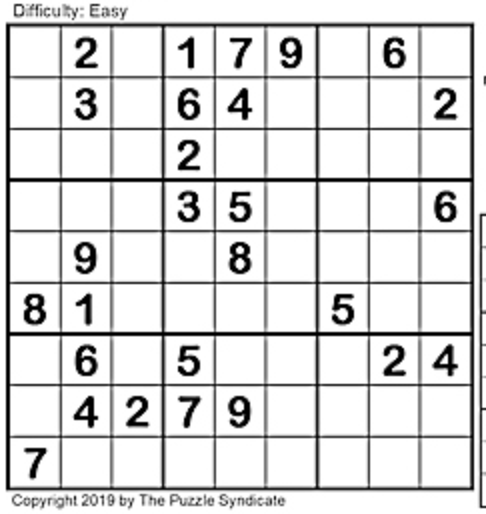
#> input picture images/sudoku_puzzle2.png, 486 x 514 px
$ python -i puzzle.py   (imports and definitions only)
#> lines starting #> are read from the running program, lines starting #| are printed output that depends on the picture; after the words box and inside, x2 and y2 are one past the last pixel; in counts of white or black regions, pixels touching at a corner belong together
#> further down, picture is the input picture: shape (514, 486, 3); mean B, G, R 218.9, 218.9, 218.9
### transform.py
import numpy as np
import cv2

def order_points(pts):
    # pts is a set of 4 points given. With these points we have to
    # figure the respective corners of a rectangle.
    # The name of the points do not matter but they must maintain
    # a consistnet order.
    # Lets try to go with top left, top right, bottom right and bottom left
    rect = np.zeros((4,2), dtype="float32")

    # We find sum in every row, so the sum of x + y for every point. The lowest sum must be diagnol to the highest sum
    # We then find the diff in every row, so x - y for every point. The lowest diff be diagnol to the highest diff

    sums = pts.sum(axis=1)
    diff = np.diff(pts, axis = 1)

    # Points at 0 and 2 will be diagonal
    rect[0] = pts[np.argmin(sums)]
    rect[2] = pts[np.argmax(sums)]

    # Points at 1 and 3 will be diagonal
    rect[1] = pts[np.argmin(diff)]
    rect[3] = pts[np.argmax(diff)]

    return rect


def four_point_transform(image, pts):
    # We have 4 points, we return the transform
    rect = order_points(pts)
    (tl, tr, bl, br) = rect

    width1 = np.sqrt((tr[0] - tl[0]) ** 2 + (tr[1] - tl[1]) ** 2)
    width2 = np.sqrt((br[0] - bl[0]) ** 2 + (br[1] - bl[1]) ** 2)
    max_width = max(int(width1), int(width2))

    height1 = np.sqrt((tr[0] - br[0]) ** 2 + (tr[1] - br[1]) ** 2)
    height2 = np.sqrt((tl[0] - bl[0]) ** 2 + (tl[1] - bl[1]) ** 2)
    max_height = max(int(height1), int(height2))

    dst = np.array([[0, 0], [max_width - 1, 0], [max_width - 1, max_height - 1], [0, max_height - 1]], dtype = "float32")

    # compute the perspective transform matrix and then apply it
    M = cv2.getPerspectiveTransform(rect, dst)
    warped = cv2.warpPerspective(image, M, (max_width, max_height))

	# return the warped image
    return warped

### sudokusolver/Sudoku/puzzle.py
# import the necessary packages
from transform import four_point_transform
from skimage.segmentation import clear_border
import numpy as np
import imutils
import cv2

def find_puzzle(image, debug=False):
#> called with debug = False
	gray = cv2.cvtColor(image, cv2.COLOR_BGR2GRAY)
	blurred = cv2.GaussianBlur(gray, (7, 7), 3)
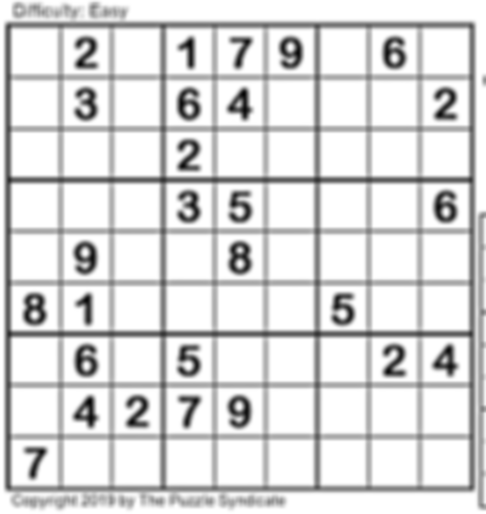
#> blurred: shape (514, 486); min 4, max 255, mean 218.9

	thresh = cv2.adaptiveThreshold(blurred, 255,
		cv2.ADAPTIVE_THRESH_GAUSSIAN_C, cv2.THRESH_BINARY, 11, 2)
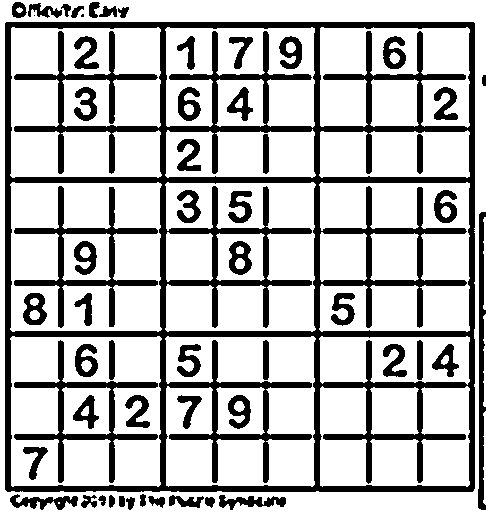
#> thresh: shape (514, 486); 73.7% white; 57 black regions (2 under 20 px), largest, box (x1, y1, x2, y2) and area: (5, 22, 475, 492) 42910, (14, 186, 158, 328) 3134, (14, 340, 158, 483) 2922
	thresh = cv2.bitwise_not(thresh)
#> thresh: shape (514, 486); 26.3% white; 57 white regions (2 under 20 px)

	if debug:
		cv2.imshow("Puzzle Thresh", thresh)
		cv2.waitKey(0)

	cnts = cv2.findContours(thresh.copy(), cv2.RETR_EXTERNAL,
		cv2.CHAIN_APPROX_SIMPLE)
#> cnts = 23 contours, 2 with area under 20; largest, box (x1, y1, x2, y2) and area: (5, 22, 475, 492) 219869, (478, 212, 486, 510) 1201, (10, 494, 78, 510) 450, (219, 495, 286, 510) 412, (169, 495, 204, 508) 206
	cnts = imutils.grab_contours(cnts)
	cnts = sorted(cnts, key=cv2.contourArea, reverse=True)

	puzzleCnt = None
	for c in cnts:
		peri = cv2.arcLength(c, True)
		approx = cv2.approxPolyDP(c, 0.02 * peri, True)
		if len(approx) == 4:
			puzzleCnt = approx
			break
#> this loop made 1 pass
#> (peri, puzzleCnt) on pass 1: (1887.4, [[6, 22], [5, 489], [472, 491], [474, 23]])

	if puzzleCnt is None:
		raise Exception(("Could not find Sudoku puzzle outline. "
			"Try debugging your thresholding and contour steps."))

	if debug:
		output = image.copy()
		cv2.drawContours(output, [puzzleCnt], -1, (0, 255, 0), 2)
		cv2.imshow("Puzzle Outline", output)
		cv2.waitKey(0)

	puzzle = four_point_transform(image, puzzleCnt.reshape(4, 2))
#> in order_points, `sums = pts.sum(axis=1)`: sums = [28, 494, 963, 497]
#> in order_points, `diff = np.diff(pts, axis = 1)`: diff = [16, 484, 19, -451]
#> in four_point_transform, `rect = order_points(pts)`: rect = [[6, 22], [474, 23], [472, 491], [5, 489]]
#> in four_point_transform, `(tl, tr, bl, br) = rect`: tl = [6, 22]; tr = [474, 23]; bl = [472, 491]; br = [5, 489]
#> in four_point_transform, `width1 = np.sqrt((tr[0] - tl[0]) ** 2 + (tr[1] - tl[1]) ** 2)`: width1 = 468
#> in four_point_transform, `width2 = np.sqrt((br[0] - bl[0]) ** 2 + (br[1] - bl[1]) ** 2)`: width2 = 467
#> in four_point_transform, `max_width = max(int(width1), int(width2))`: max_width = 468
#> in four_point_transform, `height1 = np.sqrt((tr[0] - br[0]) ** 2 + (tr[1] - br[1]) ** 2)`: height1 = 661.1
#> in four_point_transform, `max_height = max(int(height1), int(height2))`: max_height = 661
#> in four_point_transform, `dst = np.array([[0, 0], [max_width - 1, 0], [max_width - 1, max_height..`: dst = [[0, 0], [467, 0], [467, 660], [0, 660]]
#> in four_point_transform, `M = cv2.getPerspectiveTransform(rect, dst)`: M = [[1, 0.00214, -6.05], [-0.00301, 1.41, -31.01], [4.6e-06, -4.55e-06, 1]]
#> in four_point_transform, `warped = cv2.warpPerspective(image, M, (max_width, max_height))`:
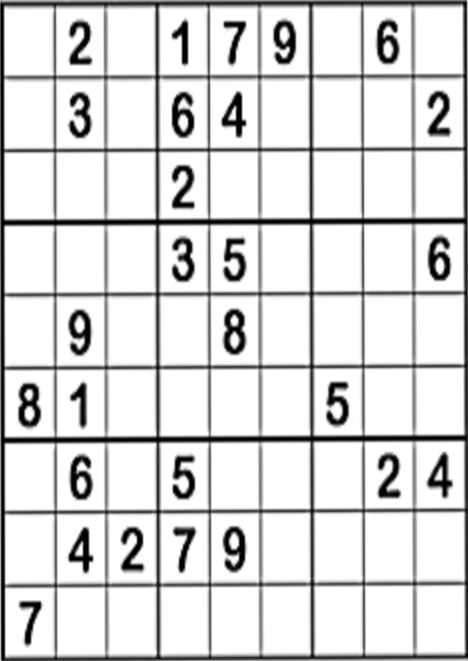
#> warped: shape (661, 468, 3); mean B, G, R 216.8, 216.8, 216.8
	warped = four_point_transform(gray, puzzleCnt.reshape(4, 2))

	if debug:
		cv2.imshow("Puzzle Transform", puzzle)
		cv2.waitKey(0)

	return (puzzle, warped)

def extract_digit(cell, debug=False):
	thresh = cv2.threshold(cell, 0, 255,
		cv2.THRESH_BINARY_INV | cv2.THRESH_OTSU)[1]
	thresh = clear_border(thresh)

	if debug:
		cv2.imshow("Cell Thresh", thresh)
		cv2.waitKey(0)

	cnts = cv2.findContours(thresh.copy(), cv2.RETR_EXTERNAL,
		cv2.CHAIN_APPROX_SIMPLE)
	cnts = imutils.grab_contours(cnts)

	if len(cnts) == 0:
		return None

	c = max(cnts, key=cv2.contourArea)
	mask = np.zeros(thresh.shape, dtype="uint8")
	cv2.drawContours(mask, [c], -1, 255, -1)

	(h, w) = thresh.shape
	percentFilled = cv2.countNonZero(mask) / float(w * h)

	if percentFilled < 0.03:
		return None

	digit = cv2.bitwise_and(thresh, thresh, mask=mask)

	if debug:
		cv2.imshow("Digit", digit)
		cv2.waitKey(0)

	return digit

>>> import cv2
>>> picture = cv2.imread('../../images/sudoku_puzzle2.png')
>>> result = find_puzzle(picture)

$ run again, on images/sudoku_puzzle3.png
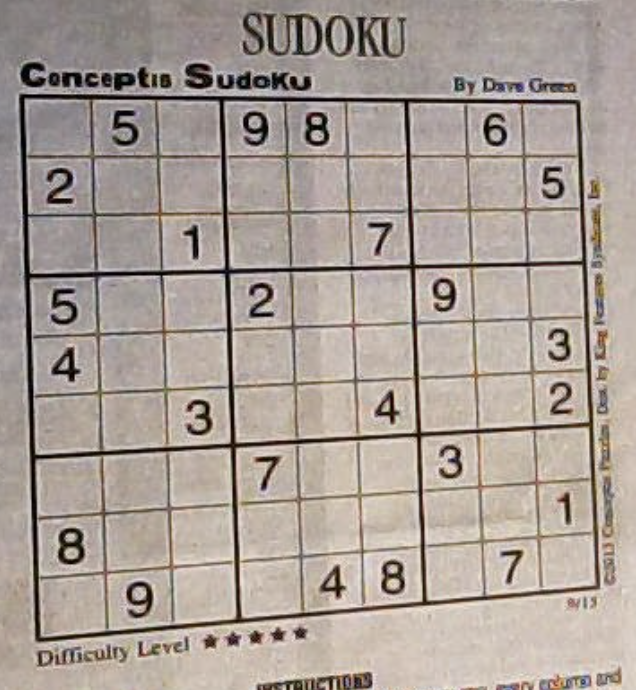
#> input picture images/sudoku_puzzle3.png, 636 x 690 px
#> picture is the input picture: shape (690, 636, 3); mean B, G, R 151.1, 158.9, 169.7
#> in find_puzzle, `thresh = cv2.adaptiveThreshold(blurred, 255, cv2.ADAPTIVE_THRESH_GAUSS..`:
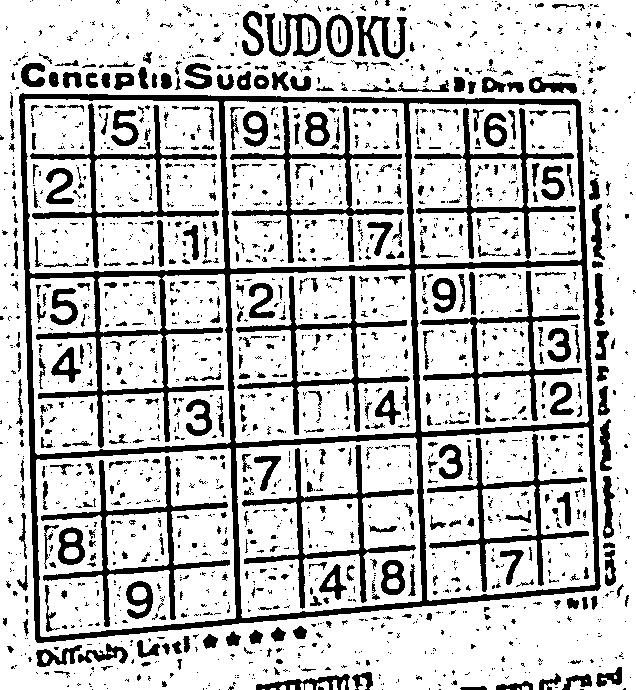
#> thresh: shape (690, 636); 77% white; 2032 black regions (1579 under 20 px), largest, box (x1, y1, x2, y2) and area: (19, 93, 601, 643) 27170, (41, 456, 230, 627) 3559, (242, 445, 416, 609) 3351
#> cnts = 660 contours, 573 with area under 20; largest, box (x1, y1, x2, y2) and area: (19, 93, 601, 643) 292285, (265, 13, 321, 57) 1301, (326, 14, 353, 57) 896, (356, 16, 407, 59) 814, (256, 674, 350, 690) 506
#> the loop in find_puzzle, `for c in cnts:` made 1 pass
#> (peri, puzzleCnt) on pass 1: (2216.5, [[20, 94], [37, 642], [599, 588], [577, 99]])
#> sums = [114, 679, 1187, 676]
#> diff = [74, 605, -11, -478]
#> rect = [[20, 94], [577, 99], [599, 588], [37, 642]]
#> tl = [20, 94]; tr = [577, 99]; bl = [599, 588]; br = [37, 642]
#> width1 = 557
#> width2 = 564.6
#> max_width = 564
#> height1 = 765.8
#> height2 = 761.1
#> max_height = 765
#> dst = [[0, 0], [563, 0], [563, 764], [0, 764]]
#> M = [[0.903, -0.028, -15.42], [-0.0127, 1.41, -132.5], [-0.000191, 3.1e-05, 1]]
#> in four_point_transform (call 2), `warped = cv2.warpPerspective(image, M, (max_width, max_height))`:
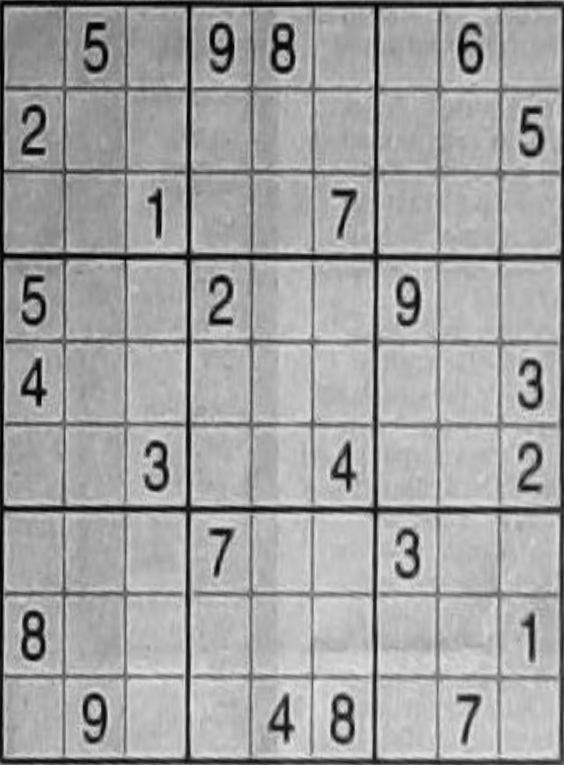
#> warped: shape (765, 564); min 0, max 235, mean 161.9
